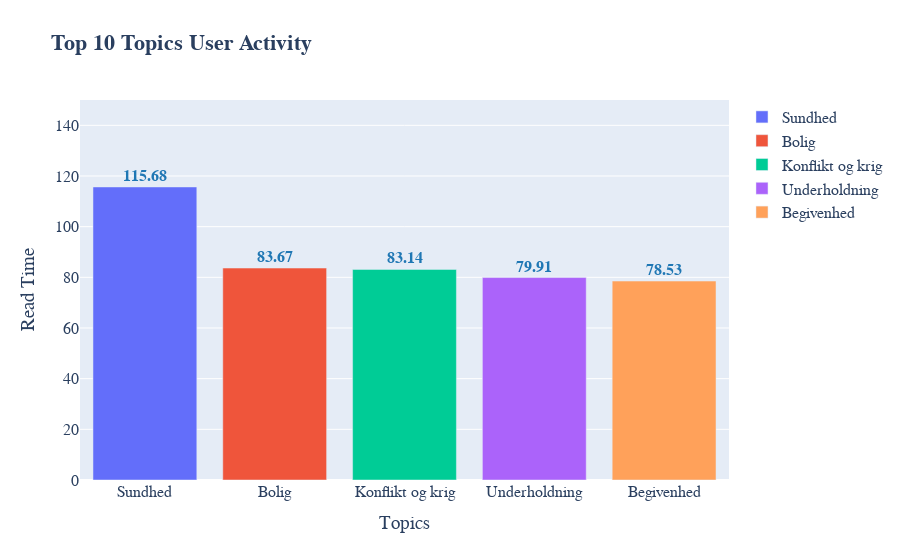

The notebook cell saved with this chart:
### Markdown cell above
### Average readtime per topic

### Code cell
indices = [x for x in sorted_unique_topic_read_avg_freq.keys()][0:5]
values = [x for x in sorted_unique_topic_read_avg_freq.values()][0:5]

plot_bar(
    indices_ = indices, values_ = values,
    yrange_ = [0, 150], xaxis_title = 'Topics',
    yaxis_title= 'Read Time', title_ = '<b> Top 10 Topics User Activity<b>')

### Figure 1 — Plotly figure (JSON) as saved in the notebook; plotly's stock layout.template omitted (floating-point values rounded to 4 significant figures)
{"data": [{"name": "Sundhed", "text": "<b>115.68<b>", "textfont": {"color": "#1f77b4", "family": "sans serif", "size": 16}, "textposition": "outside", "type": "bar", "x": ["Sundhed"], "y": [115.7]}, {"name": "Bolig", "text": "<b>83.67<b>", "textfont": {"color": "#1f77b4", "family": "sans serif", "size": 16}, "textposition": "outside", "type": "bar", "x": ["Bolig"], "y": [83.67]}, {"name": "Konflikt og krig", "text": "<b>83.14<b>", "textfont": {"color": "#1f77b4", "family": "sans serif", "size": 16}, "textposition": "outside", "type": "bar", "x": ["Konflikt og krig"], "y": [83.14]}, {"name": "Underholdning", "text": "<b>79.91<b>", "textfont": {"color": "#1f77b4", "family": "sans serif", "size": 16}, "textposition": "outside", "type": "bar", "x": ["Underholdning"], "y": [79.91]}, {"name": "Begivenhed", "text": "<b>78.53<b>", "textfont": {"color": "#1f77b4", "family": "sans serif", "size": 16}, "textposition": "outside", "type": "bar", "x": ["Begivenhed"], "y": [78.53]}], "layout": {"font": {"family": "Courier New, monospace", "size": 16}, "title": {"text": "<b> Top 10 Topics User Activity<b>"}, "uniformtext": {"minsize": 8, "mode": "hide"}, "xaxis": {"title": {"text": "Topics"}}, "yaxis": {"range": [0, 150], "title": {"text": "Read Time"}}}}
